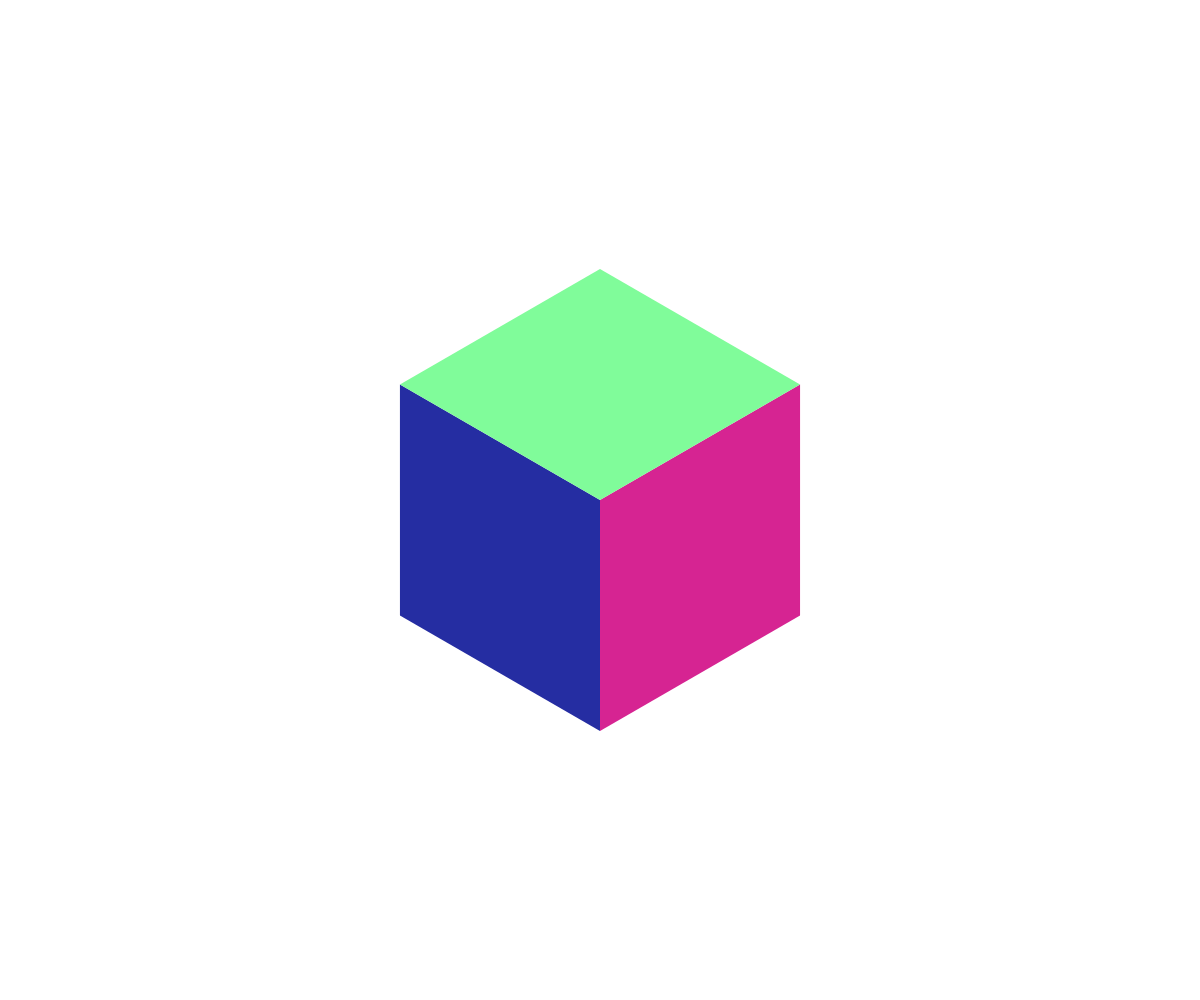
Frame 1 (no input)
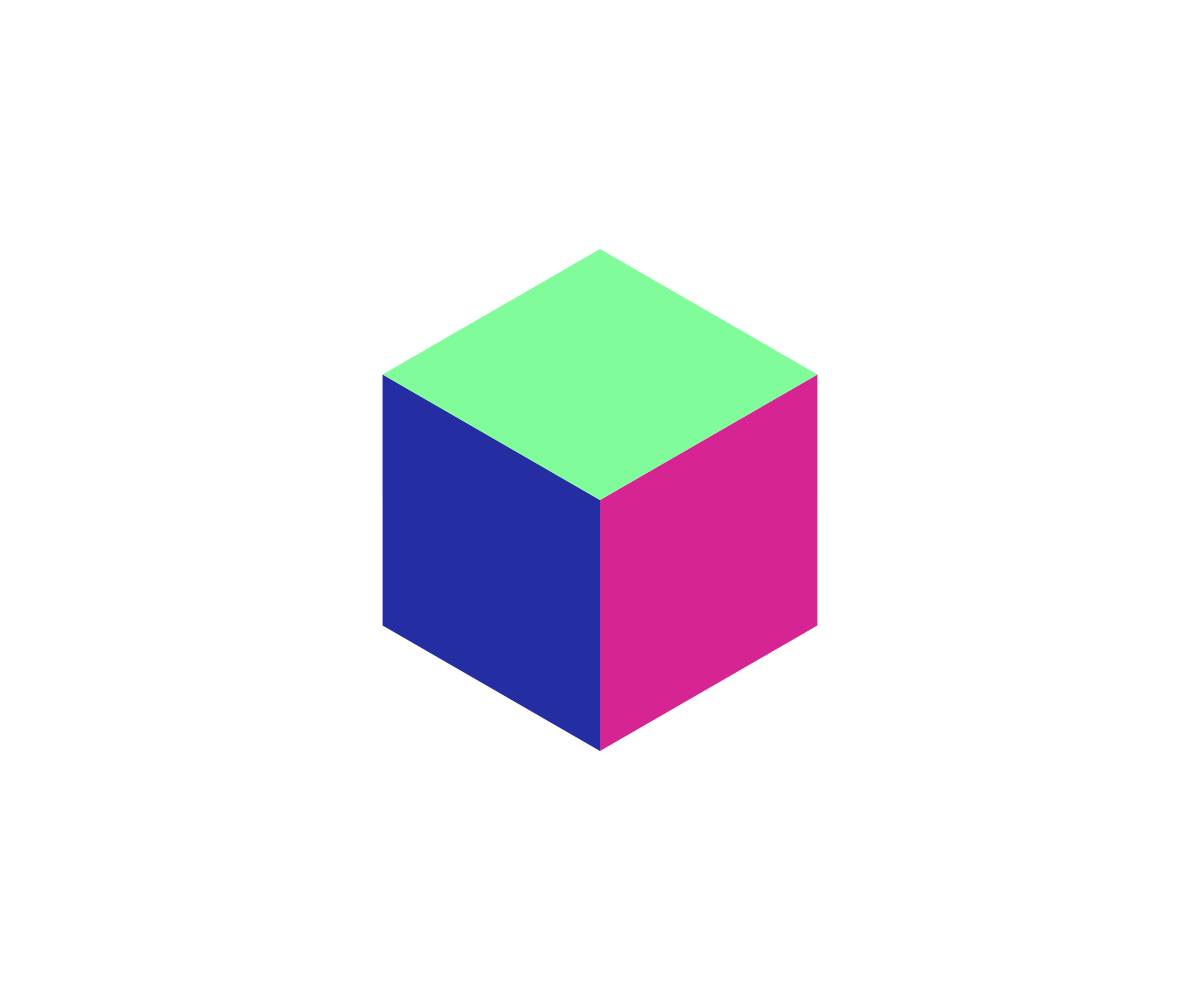
Frame 60 (no input)
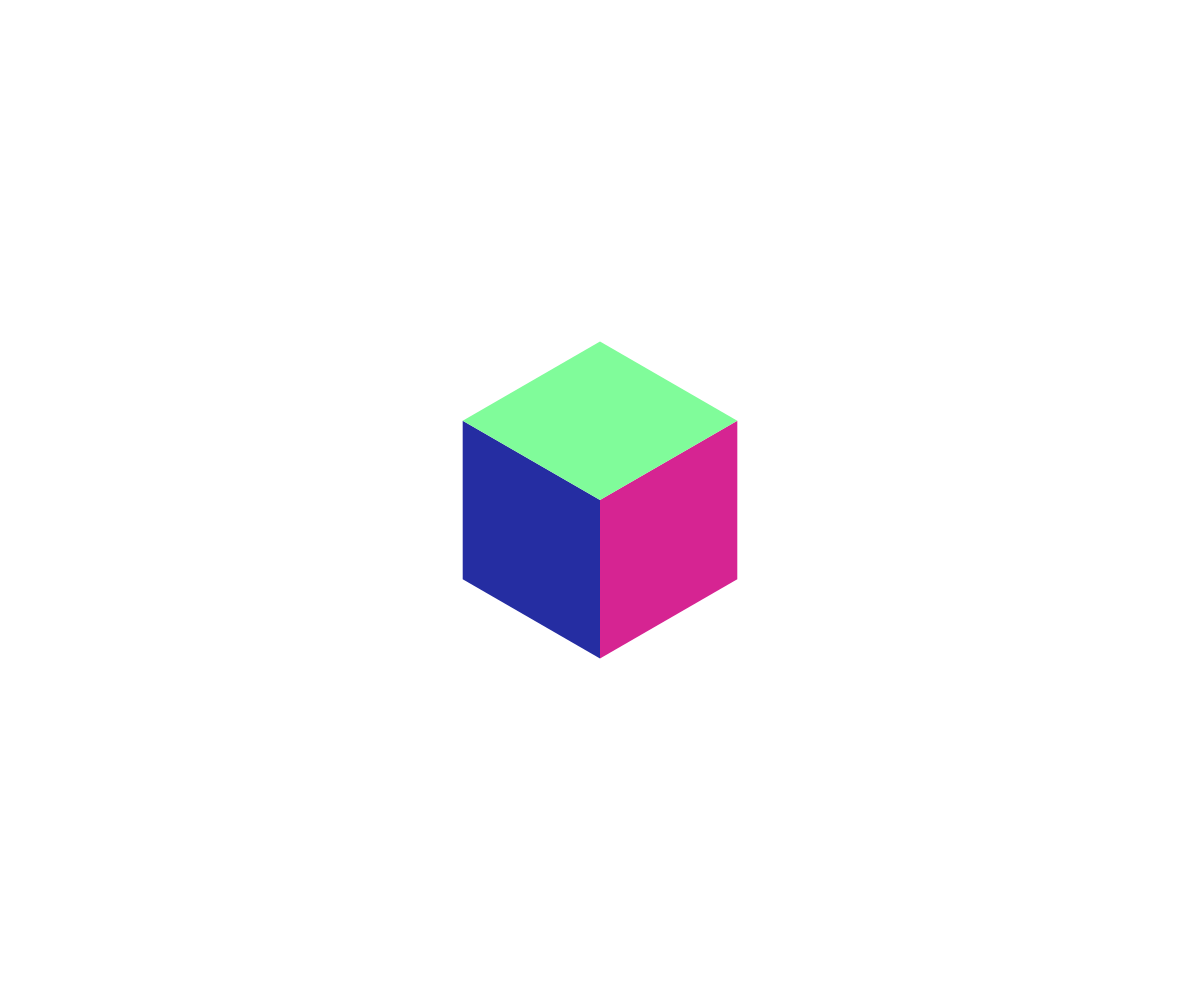
Frame 120 (the mouse pressed at the canvas centre since frame 60)

The p5.js sketch that drew these frames (run headless with seeded random() and noise() and a simulated clock; from frame 60 on, the mouse is pressed at the canvas centre):

// p5.js sketch
// ── sketch.js
let c1;
let c2;
let c3;

function setup() {
  createCanvas(windowWidth, windowHeight);
  c1 = color(128, 252, 154);
  c2 = color(37, 45, 162);
  c3 = color(214, 36, 146);
}

function draw() {
  background(255);
  noStroke();
  isometricCube(createVector(width/2, height/2), (sin(frameCount * 0.05) + 1) * (windowHeight * 0.5 * 0.5 - 30), c2, c3, c1);
}

function isometricCube(center, length, left = color(255, 80, 80), right = color(80, 255, 80), top = color(80, 80, 255)) {

  // Point 1
  p1 = p2c(length, (PI / 3) * 0);
  // Point 2
  p2 = p2c(length, (PI / 3) * 1);
  // Point 3
  p3 = p2c(length, (PI / 3) * 2);
  // Point 4
  p4 = p2c(length, (PI / 3) * 3);
  // Point 5
  p5 = p2c(length, (PI / 3) * 4);
  // Point 6
  p6 = p2c(length, (PI / 3) * 5);

  // print(p1);
  // print(p2);
  // print(p3);
  // print(p4);
  // print(p5);
  // print(p6);

  // Drawing
  push();
  translate(center.x, center.y)
  rotate(PI / 6)

  // text('O', 0, 0);
  // text('P1', p1.x, p1.y);
  // text('P2', p2.x, p2.y);
  // text('P3', p3.x, p3.y);
  // text('P4', p4.x, p4.y);
  // text('P5', p5.x, p5.y);
  // text('P6', p6.x, p6.y);

  fill(left);
  quad(0, 0, p2.x, p2.y, p3.x, p3.y, p4.x, p4.y);
  fill(right);
  quad(0, 0, p2.x, p2.y, p1.x, p1.y, p6.x, p6.y);
  fill(top);
  quad(0, 0, p6.x, p6.y, p5.x, p5.y, p4.x, p4.y);

  pop();
}

function p2c(r, angle) {
  return createVector(
    r * cos(angle),
    r * sin(angle)
  );
}
